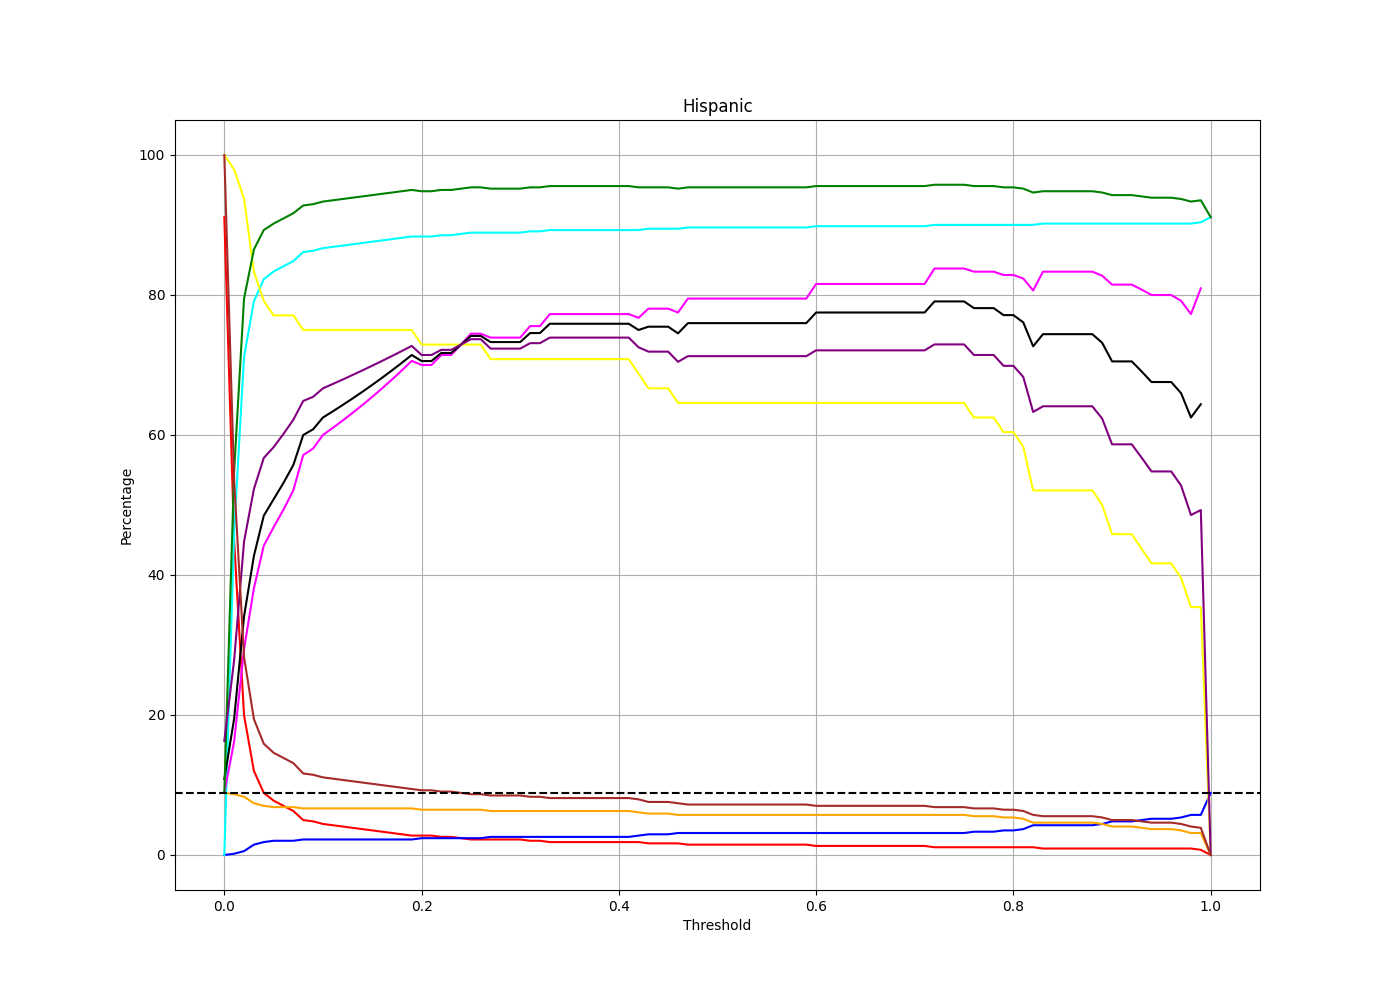

Source code (Python):
import numpy as np
import pandas as pd
import matplotlib.pyplot as plt
from sklearn.metrics import confusion_matrix
from sklearn.metrics import precision_recall_curve

# Load your CSV data
df = pd.read_csv('train_set.csv')

# Simulate true labels
true_labels = df['GT_RACE'].apply(lambda x: 1 if x == 'h' else 0)

# Assuming `df` has a column `PI_ETHNICITY_PROBS` which contains string representations of dictionaries
race_probs = df['PI_ETHNICITY_PROBS']
prob_dicts = []
for prob_str in race_probs:
    prob_dict = eval(prob_str)  # Convert string to dictionary
    prob_dicts.append(prob_dict)

# Step 2: Extract the values from each dictionary
prob_values = []
for prob_dict in prob_dicts:
    values = list(prob_dict.values())  # Extract values
    prob_values.append(values)

# Step 3: Convert the list of lists into a numpy array
model_probs = prob_values
model_probs = np.array(model_probs)
df_probs = pd.DataFrame(model_probs, columns=list(prob_dicts[0].keys()))
df_probs['true_labels'] = true_labels

# Initialize lists to store percentages
false_positives_percentage = []
false_negatives_percentage = []
true_positives_percentage = []
true_negatives_percentage = []
accuracies_percentage = []
f1_scores_percentage = []
precision_percentage = []
recall_percentage = []
model_hispanic_percentage = []

# Number of samples
num_samples = len(df_probs)

# Define the class of interest
class_index = df_probs.columns.get_loc('hispanic')  # Assuming 'hispanic' is one of the columns

# Calculate the ground truth percentage where the label is 'hispanic'
ground_truth_hispanic_percentage = (df_probs['true_labels'].sum() / num_samples) * 100

#Diagnostic Efficiency = Sensitivity * Specificity
#Where...
#Sensitivity = TP / (TP + FN)
#Specificity = TN / (TN + FP)

sensitivity = []
specificity = []
fp_list = []
fn_list = []
beta = 0.5
fbeta_score = []









# Generate thresholds from 0 to 1 with step size 0.01
thresholds = np.arange(0, 1.01, 0.01)

for threshold in thresholds:
    # Get predictions based on the threshold
    predicted_labels = (df_probs.iloc[:, class_index] > threshold).astype(int)
    true_binary = (df_probs['true_labels'] == 1).astype(int)
    
    # Calculate confusion matrix
    tn, fp, fn, tp = confusion_matrix(true_binary, predicted_labels, labels=[0, 1]).ravel()
    
    # Calculate percentages
    not_divide_by_zero = 0e-6
    fp_percentage = (fp / num_samples) * 100
    fn_percentage = (fn / num_samples) * 100
    tp_percentage = (tp / num_samples) * 100
    tn_percentage = (tn / num_samples) * 100
    accuracy_percentage = ((tp + tn) / num_samples) * 100
    recall_p = (tp / (tp + fn)) * 100
    precision_p = (tp / (tp + fp)) * 100
    f_beta = (1 + beta**2) * (precision_p * recall_p) / (beta**2 * precision_p + recall_p)

    sensitivity.append(tp / (tp + fn))
    specificity.append(tn / (tn + fp))
    precision_percentage.append(precision_p)
    recall_percentage.append(recall_p)
    fbeta_score.append(f_beta)
    fn_list.append(fn)
    fp_list.append(fp)

    
    # Calculate F1 score
    if (tp + fp) > 0 and (tp + fn) > 0:
        precision = tp / (tp + fp)
        recall = tp / (tp + fn)
        f1_score_value = 2 * (precision * recall) / (precision + recall)
    else:
        f1_score_value = 0.0
    
    f1_score_percentage = f1_score_value * 100

    
    # Calculate model percentage of 'hispanic' predictions
    hispanic_model_percentage = (df_probs.iloc[:, class_index] > threshold).mean() * 100
    
    # Store results
    false_positives_percentage.append(fp_percentage)
    false_negatives_percentage.append(fn_percentage)
    true_positives_percentage.append(tp_percentage)
    true_negatives_percentage.append(tn_percentage)
    accuracies_percentage.append(accuracy_percentage)
    f1_scores_percentage.append(f1_score_percentage)
    model_hispanic_percentage.append(hispanic_model_percentage)

# Plot the results
plt.figure(figsize=(14, 10))

# Plot False Positives Percentage
plt.plot(thresholds, false_positives_percentage, label='False Positives (%)', color='red')

# Plot False Negatives Percentage
plt.plot(thresholds, false_negatives_percentage, label='False Negatives (%)', color='blue')

# Plot True Positives Percentage
plt.plot(thresholds, true_positives_percentage, label='True Positives (%)', color='orange')

# Plot True Negatives Percentage
plt.plot(thresholds, true_negatives_percentage, label='True Negatives (%)', color='cyan')

# Plot Precision Percentage
plt.plot(thresholds, precision_percentage, label='Precision (%)', color='magenta')

# Plot Recall Percentage
plt.plot(thresholds, recall_percentage, label='Recall (%)', color='yellow')

# Plot Fbeta Score
plt.plot(thresholds, fbeta_score, label='Fbeta Score (%)', color='black')

# Plot Accuracy Percentage
plt.plot(thresholds, accuracies_percentage, label='Accuracy (%)', color='green')

# Plot F1 Score Percentage
plt.plot(thresholds, f1_scores_percentage, label='F1 Score (%)', color='purple')

# Plot Model's Predicted Percentage of 'hispanic'
plt.plot(thresholds, model_hispanic_percentage, label='Model % hispanic Predictions (%)', color='brown')


# Add a horizontal line for the ground truth percentage where label is 'hispanic'
plt.axhline(y=ground_truth_hispanic_percentage, color='black', linestyle='--', label='Ground Truth % (hispanic)')

# Add titles and labels
#plt.title('Percentage of False Positives, False Negatives, True Positives, True Negatives, Accuracy, F1 Score, and Model % hispanic Predictions vs. Threshold')
plt.title('Hispanic')
plt.xlabel('Threshold')
plt.ylabel('Percentage')
#plt.legend()
plt.grid(True)
# remove the nan values from the lists and replace by 0
sensitivity = [0 if np.isnan(x) else x for x in sensitivity]
specificity = [0 if np.isnan(x) else x for x in specificity]
fp_list = [0 if np.isnan(x) else x for x in fp_list]
fn_list = [0 if np.isnan(x) else x for x in fn_list]
accuracies_percentage = [0 if np.isnan(x) else x for x in accuracies_percentage]
f1_scores_percentage = [0 if np.isnan(x) else x for x in f1_scores_percentage]
precision_percentage = [0 if np.isnan(x) else x for x in precision_percentage]
recall_percentage = [0 if np.isnan(x) else x for x in recall_percentage]
model_hispanic_percentage = [0 if np.isnan(x) else x for x in model_hispanic_percentage]


# Calculate the number of 'hispanic' records
num_hispanic_records = df_probs['true_labels'].sum()
perfect_threshold_f1 = thresholds[np.argmax(f1_scores_percentage)]
perfect_threshold_accuracy = thresholds[np.argmax(accuracies_percentage)]
perfect_threshold_sensitivity = thresholds[np.argmax(sensitivity)]
perfect_threshold_specificity = thresholds[np.argmax(specificity)]
try:
    diagnostic_efficiency = [sensitivity[i] * specificity[i] for i in range(len(sensitivity))]
except:
    diagnostic_efficiency = [0]
    print("Error in calculating diagnostic efficiency")
perfect_threshold_diagnostic_efficiency = thresholds[np.argmax(diagnostic_efficiency)]
# point where false positives equal to false negatives
equal_error_rate = thresholds[np.argmin(np.abs(np.array(fp_list) - np.array(fn_list)))]
print(f"Perfect threshold for F1: {perfect_threshold_f1}")
print(f"Perfect threshold for Accuracy: {perfect_threshold_accuracy}")
print(f"Perfect threshold for Sensitivity: {perfect_threshold_sensitivity}")
print(f"Perfect threshold for Specificity: {perfect_threshold_specificity}")
print(f"Perfect threshold for Diagnostic Efficiency: {perfect_threshold_diagnostic_efficiency}")
print(f"Equal Error Rate: {equal_error_rate}")
threshold_max_precision = thresholds[np.argmax(precision_percentage)]
print(f"Perfect threshold for Precision: {threshold_max_precision}")
# print maximum of precision_percentage
print(f"Max Precision: {max(precision_percentage)}")
print(precision_percentage)
# print the index of precision_percentage where it is maximum
print(f"Index of Max Precision: {np.argmax(precision_percentage)}")
print(thresholds)

# fbeta_score = (1 + beta^2) * (precision * recall) / (beta^2 * precision + recall)
beta = 0.5
fbeta_score = []
for i in range(len(precision_percentage)):
    fbeta_score.append((1 + beta**2) * (precision_percentage[i] * recall_percentage[i]) / (beta**2 * precision_percentage[i] + recall_percentage[i]))
# remove the nan values from the lists and replace by 0
fbeta_score = [0 if np.isnan(x) else x for x in fbeta_score]
max_fbeta_score = max(fbeta_score)
max_threshold_fbeta = np.argmax(fbeta_score)
# print maximum fbeta_score and the index where it is maximum
print(f"Max Fbeta Score: {max_fbeta_score}")
print(f"Index of Max Fbeta Score: {max_threshold_fbeta/100}")


# Display total number of records and number of 'hispanic' records below the plot
#plt.figtext(0.5, 0.001, f'Total number of records: {num_samples}, Number of true hispanic records: {num_hispanic_records}, '
#                        f'F1-T: {round(perfect_threshold_f1, 2)}, Accuracy-T: {round(perfect_threshold_accuracy, 2)}, '
##                        f'Diagnostic-T: {round(perfect_threshold_diagnostic_efficiency, 2)}, Balance-T: {round(equal_error_rate, 2)}, Precision-T: {round(threshold_max_precision, 2)}, '
 #                       f' Fbeta-T: {round(max_threshold_fbeta/100, 2)}',
 #                       ha='center', fontsize=12)

plt.savefig('easy_graph_hispanic.png')
# Show the plot
plt.show()

# Plot Precision-Recall curve
plt.figure(figsize=(10, 6))

# Calculate precision and recall for the model's probabilities
precision, recall, thresholds_pr = precision_recall_curve(true_labels, df_probs.iloc[:, class_index])

# Plot precision-recall curve
plt.plot(recall, precision, label='Precision-Recall Curve', color='blue')

# Add titles and labels
plt.title('Precision-Recall Curve')
plt.xlabel('Recall')
plt.ylabel('Precision')
plt.legend()
plt.grid(True)

# Display the plot
plt.savefig('precision_recall_curve.png')
plt.show()